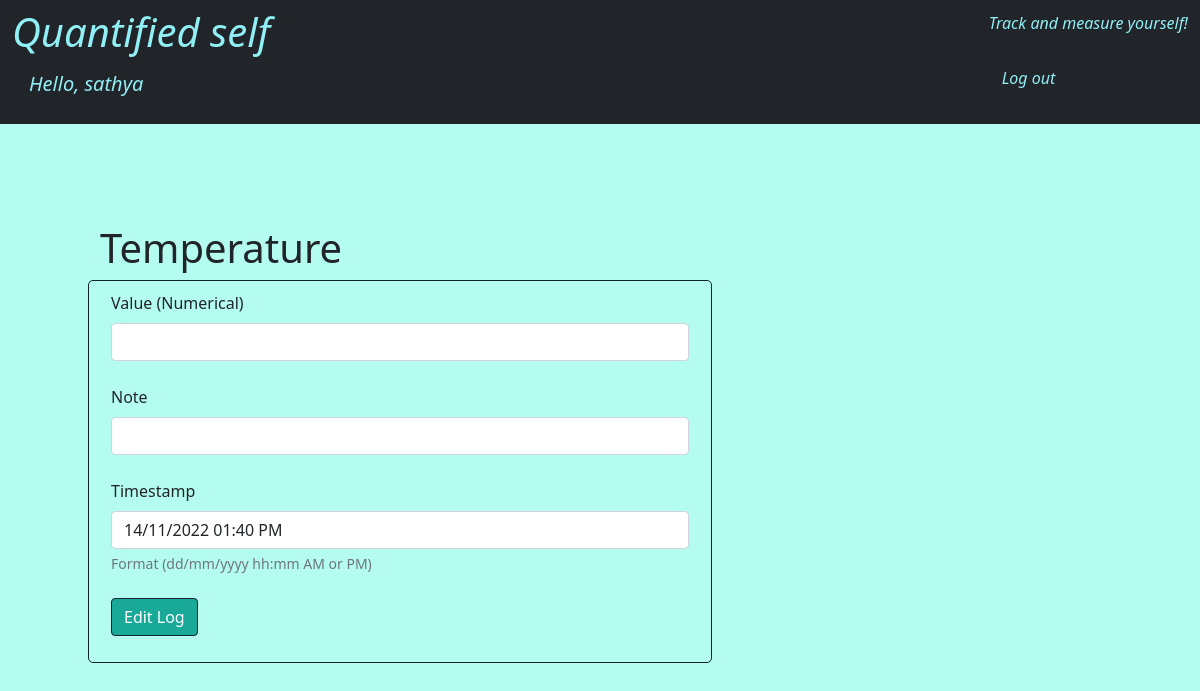
Screenshot of /user/sathya/14/3/editlogs (signed in) with the database file from the repository.
### models.py (models this page shows, shortened)
class Users(db.Model, UserMixin):
    __tablename__ = "Users"
    uid = db.Column(db.Integer, autoincrement=True, primary_key=True)
    uname = db.Column(db.String, nullable=False, unique=True)
    password = db.Column(db.String(), nullable=False)
    trackers = db.relationship("Trackers", secondary="Enrollments")

class Trackers(db.Model):
    __tablename__ = "Trackers"
    trid = db.Column(db.Integer, autoincrement=True, primary_key=True)
    trname = db.Column(db.String, nullable=False, unique=True)
    trtype = db.Column(db.String, nullable=False)
    trdesc = db.Column(db.String)

### application/log.py (the view, shortened to what this page needs)
@app.route("/user/<uname>/<int:trid>/<int:lid>/editlogs", methods=['GET', 'POST'])
@login_required
def tracker_editlogs(uname,trid,lid):
    if request.method=='GET':
        current = datetime.now()
        current = current.strftime("%d/%m/%Y %I:%M %p")
        tracker = Trackers.query.filter_by(trid=trid).first()
        if tracker.trtype == "Multiple Choice":
            s = Selectables.query.filter_by(trid=trid).first()
            choices = s.choices.split(",")
            return render_template("trackereditlog.html", uname=current_user.uname, tracker=tracker, current=current, condition=False, choices=choices,lid=lid)
        return render_template("trackereditlog.html", uname=current_user.uname, tracker=tracker, current=current, condition=True,lid=lid)

### application/user.py (called while the page is built)
@login.user_loader
def load_user(uid):
    return Users.query.filter_by(uid=uid).first()

### templates/trackereditlog.html (shortened to what this page needs)
<!DOCTYPE html>
<html lang="en">
  <head>
    <link href="https://cdn.jsdelivr.net/npm/bootstrap@5.1.3/dist/css/bootstrap.min.css" rel="stylesheet">
  </head>
<body >
    <nav class="navbar navbar-dark bg-dark">
        <div class="container-fluid">
           <h1 class="italic" style="color:#91eff6;">Quantified self <br><a class="btn btn-lg" style="color:#91eff6;" href="/user/{{uname}}/home">Hello, {{uname}}</a></h1>
           <br>
           <p class="italic" style="color:#91eff6;">Track and measure yourself!<br><br><a href="/user/logout" class="btn btn-dark" style="color:#91eff6">Log out</a></p>
        </div>
     </nav>
  <div id="main" class="col-md-8">
    <div class="row-g3" style="padding-top: 100px; padding-right: 100px;padding-bottom: 100px; padding-left: 100px; ">
      <h1>{{tracker.trname}}</h1>
      <div class="row" style="border: 1px solid #10222E; border-radius: 5px; padding: 10px;">
      <form action="/user/{{uname}}/{{tracker.trid}}/{{lid}}/editlogs" class="form-group" method="POST" id="logedit-form-post">
        <div class="row">
            {% if condition %}
            <div class="mb-4">
                <label for="value" class="form-label">Value ({{tracker.trtype}})</label>
                <input type="text" class="form-control" id="value" name="value" required>
            </div>
            {% endif %}
            <div class="mb-4">
                <label for="note" class="form-label">Note</label>
                <input type="text" class="form-control" id="note" name="note">
            </div>
            <div class="mb-4">
                <label for="datetime" class="form-label">Timestamp</label>
                <input type="text" class="form-control" id="datetime" name="datetime" value="{{current}}">
                <div class="form-text">Format (dd/mm/yyyy hh:mm AM or PM)</div>
            </div>
        </div>
        <input type="submit" class="btn btn-primary mb-3" value="Edit Log" style="border: 0.5px solid #10222E; background-color: #18A999; color: white;"></input>
      </form>
      </div >
    </div>
  </div>
</body>
</html>

### templates/trackereditlog.html (style rules this page uses)
body { background-color:rgba(52, 247, 214, 0.359) }
h1.italic { font-style:italic }
p.italic { font-style:italic }

### rows the page displays
Users: uname "sathya"
Trackers: trname "Temperature", trtype "Numerical"
